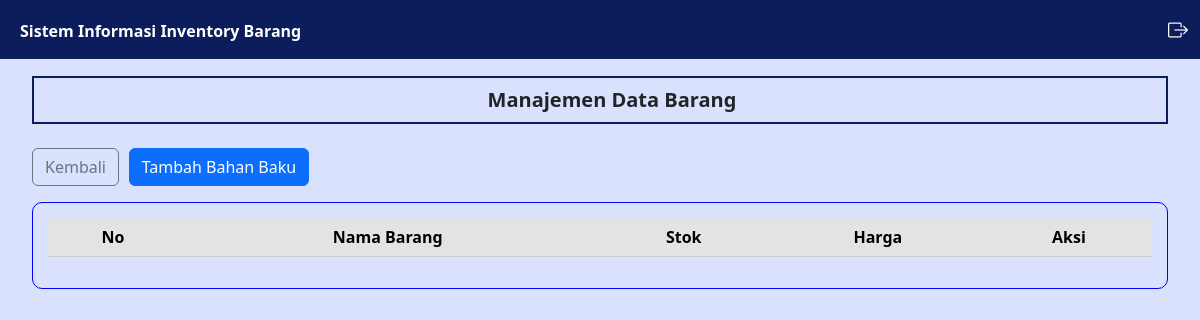
Page /pemasok/barang.php (signed in) on the earlier database version.
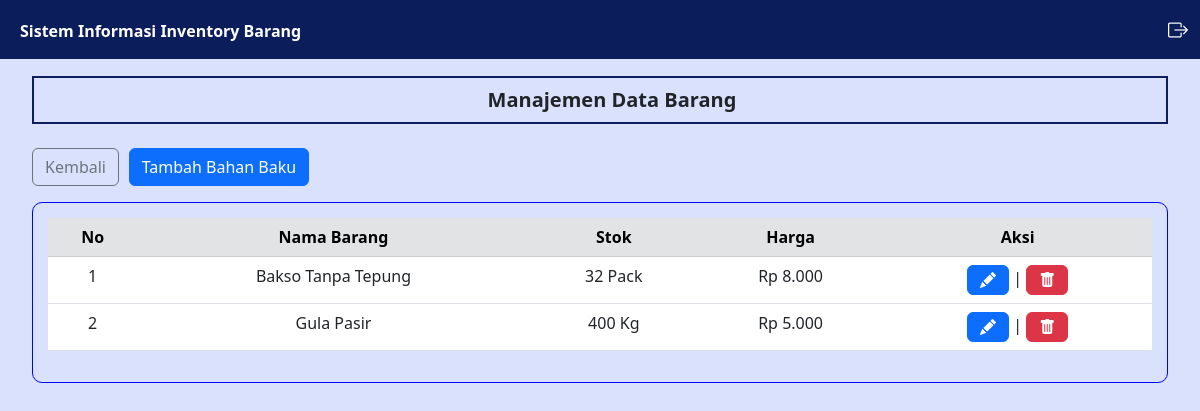
Same page on the later database version.
### tables this page shows
CREATE TABLE `bahan_pemasok` (
  `idbahan` int(11) NOT NULL,
  `idpemasok` int(11) NOT NULL,
  `nama_bahan` varchar(100) NOT NULL,
  `stok` int(11) NOT NULL,
  `satuan` varchar(45) NOT NULL,
  `harga` int(20) NOT NULL
);

### controller/MainController.php (called while the page is built, shortened)
<?php
    $conn = mysqli_connect("localhost","root","","inventory");
    function query($query) {
        global $conn;
        $result = mysqli_query($conn, $query);
        $rows = [];
        while ($row = mysqli_fetch_assoc($result)) {
            $rows[] = $row;
        }
        return $rows;
    }
    function generateRandomKey()
    {
        $keyLength = 32;
        $randomBytes = openssl_random_pseudo_bytes($keyLength, $strong);
        if (!$strong) {
            $randomBytes = random_bytes($keyLength);
        }
        return base64_encode($randomBytes);
    }
    function enkripsi($kata)
    {
        $key = generateRandomKey();
        $string = openssl_encrypt($kata, 'AES-256-CBC', $key, 0, substr($key, 0, 16));
        $hasilEnkripsi = base64_encode($key . $string);
        return $hasilEnkripsi;
    }
?>

### pemasok/barang.php (the view, shortened to what this page needs)
<?php
    $data_bahan = query("SELECT * FROM bahan_pemasok");
?>
<html lang="en">
<head>
    <link href="https://cdn.jsdelivr.net/npm/bootstrap@5.3.0/dist/css/bootstrap.min.css" rel="stylesheet"
>
    <link rel="stylesheet" href="https://cdn.datatables.net/1.13.4/css/jquery.dataTables.min.css">
    <link rel="stylesheet" href="https://cdn.jsdelivr.net/npm/bootstrap-icons@1.11.3/font/bootstrap-icons.min.css">
    <link rel="stylesheet" href="../style.css">
</head>
<body>
    <div class="content">
        <?php
        require_once('../navbar/navbar.php');
        ?>
        <div class="main-container m-0">
            <div class="d-flex">
                <div class="contents px-3 py-3 mx-3">
                    <div class="box1">
                        <h5 class="text-dark text-center mb-0 ms-4 fw-bold">
                            Manajemen Data Barang
                        </h5>
                    </div>
                    <div class="mt-4 ">
                        <div class="row">
                            <div class="col-1">
                                <a href="index.php" class="btn btn-outline-secondary">Kembali</a>
                            </div>
                            <div class="col-4">
                                <button type="button" class="btn btn-primary" data-bs-toggle="modal"
                                    data-bs-target="#bahan_baku">
                                    Tambah Bahan Baku
                                </button>
                            </div>
                        </div>
                    </div>
                    <div class="mt-3 box3">
                        <table id="example" class="table table-hover text-center">
                            <thead>
                                <tr class="table-secondary">
                                    <th class="text-center" scope="col">No</th>
                                    <th class="text-center" scope="col">Nama Barang</th>
                                    <th class="text-center" scope="col">Stok</th>
                                    <th class="text-center" scope="col">Harga</th>
                                    <th class="text-center" scope="col">Aksi</th>
                                </tr>
                            </thead>
                            <tbody>
                                <?php
                                    $i = 1;
                                    foreach($data_bahan as $bahan) :
                                ?>
                                    <tr>
                                        <td>
                                            <?= $i; ?>
                                        </td>
                                        <td>
                                            <?= $bahan['nama_bahan']; ?>
                                        </td>
                                        <td>
                                            <?= $bahan['stok']; ?> <?= $bahan['satuan']; ?>
                                        </td>
                                        <td>
                                            Rp <?= number_format($bahan['harga'], 0, ',', '.'); ?>
                                        </td>
                                        <td>
                                            <a class="text-decoration-none" href="../edit/bahan_baku.php?id=<?= enkripsi($bahan['idbahan']); ?>">
                                                <button class="btn btn-primary"><i class="bi bi-pencil-fill"></i></button>
                                            </a>
                                            |
                                            <button type="button" class="btn  btn-danger" id="delete" data-bs-toggle="modal" data-bs-target="#delete_<?= $bahan['idbahan']; ?>">
                                                <i class="bi bi-trash-fill"></i>
                                            </button>
                                        </td>
                                    </tr>
                                <?php
                                    $i++;
                                    endforeach;
                                ?>
                            </tbody>
                        </table>
                    </div>
                </div>
                <?php foreach($data_bahan as $dahan) : ?>
                    </div>
                <?php endforeach; ?>
            </div>
        </div>
</body>
</html>

### navbar/navbar.php (shortened to what this page needs)
<?php
    require_once '../controller/MainController.php';
?>
<nav class="navbar navbar-expand-lg">
    <div class="container-fluid">
        <div class="collapse navbar-collapse" id="navbarSupportedContent">
            <ul class="navbar-nav mb-2 mb-lg-0">
                <li class="nav-item">
                    <a class="nav-link active text-white fw-semibold" aria-current="page" href="index.php">
                        Sistem Informasi Inventory Barang
                    </a>
                </li>
            </ul>
            <div class="d-flex ms-auto">
                <a href="../logout.php" class="nav-link text-white text-decoration-none">
                    <i class="bi bi-box-arrow-right fs-5"></i>
                </a>
            </div>
        </div>
    </div>
</nav>

### style.css (style rules this page uses)
body { background: #d9e1fc; margin: 0; padding: 0; border: 0; }
.content { min-height: 100vh; width: 100%; }
.navbar { z-index: 1; display: flex; position: fixed; width: 100%; }
.content .navbar { background: #0b1d5b; }
.content .navbar li a { margin-top: 3px; }
.contents { width: 100%; margin-top: 60px; }
.box1 { border: #0b1d5b solid 2px; padding: 10px; }
.box3 { border: 1px solid blue; border-radius: 10px; padding: 15px; }

Differences in the rows shown:
added bahan_pemasok: nama_bahan "Bakso Tanpa Tepung", stok "32", satuan "Pack", harga "8.000"
added bahan_pemasok: nama_bahan "Gula Pasir", stok "400", satuan "Kg", harga "5.000"
